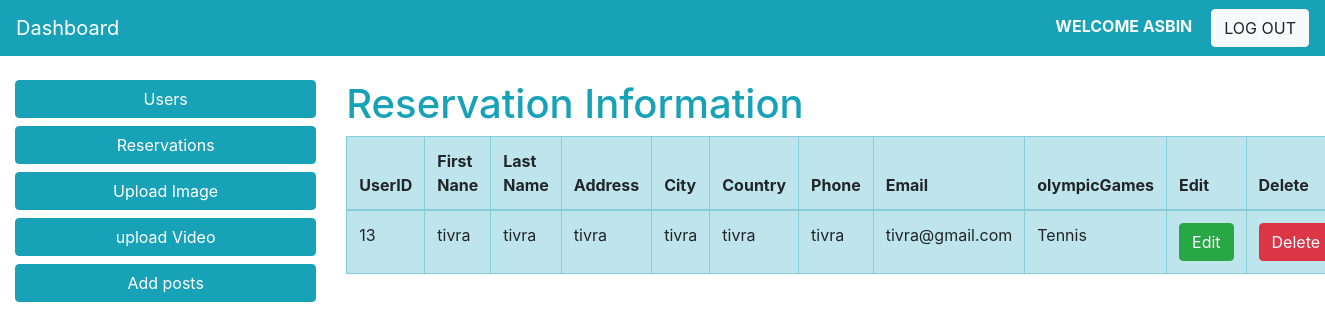
Screenshot of /admin/reservation.php (signed in) with the database file from the repository.
### tables this page shows
CREATE TABLE `reservation` (
  `id` int(10) NOT NULL,
  `first_name` varchar(50) NOT NULL,
  `last_name` varchar(50) NOT NULL,
  `address` varchar(100) NOT NULL,
  `city` varchar(50) NOT NULL,
  `country` varchar(50) NOT NULL,
  `phone` varchar(50) NOT NULL,
  `email` varchar(50) NOT NULL,
  `olympicGames` varchar(50) NOT NULL
);

### admin/reservation.php (the view, shortened to what this page needs)
<?php
if (!isset($_SESSION['username'])) {
    header("location:index.php");
} else {
    ?>
    <!doctype html>
    <html lang="en">
    <head>
        <link rel="stylesheet" href="https://stackpath.bootstrapcdn.com/bootstrap/4.3.1/css/bootstrap.min.css"
>
    </head>
    <body>
        <nav class="navbar navbar-expand-sm navbar-dark bg-info">
            <a class="navbar-brand" href="main.php">Dashboard</a>
            <div class="collapse navbar-collapse" id="collapsibleNavId">
                <ul class="form-inline my-2 my-lg-0">
                    <strong class="text text-light text-uppercase">Welcome
                        <?php echo $_SESSION['username']; ?> &nbsp &nbsp
                        <a href="logout.php" class="btn btn-light">Log out </a>
                    </strong>
                </ul>
            </div>
        </nav>
        <div class="container-fluid mt-4">
            <div class="row">
                <div class="col-md-3">
                <a href="users.php" class="btn btn-info btn-block">Users</a>
                    <a href="reservation.php" class="btn btn-info btn-block">Reservations</a>
                    <a href="upload-image.php" class="btn btn-info btn-block">Upload Image</a>
                    <a href="upload-video.php" class="btn btn-info btn-block">upload Video</a>
                    <a href="add-post.php" class="btn btn-info btn-block">Add posts</a>
                </div>
                <div class="col-md-9">
                    <h1 class="text-info">Reservation Information </h1>
                    <table class="table table-bordered table-info table-hover">
                        <thead>
                            <th>UserID</th>
                            <th>First Nane</th>
                            <th>Last Name</th>
                            <th>Address</th>
                            <th>City</th>
                            <th>Country</th>
                            <th>Phone</th>
                            <th>Email</th>
                            <th>olympicGames</th>
                            <th>Edit</th>
                            <th>Delete</th>
                        </thead>
                        <?php
                        include '../connection.php';
                        $query = "select * from reservation";
                        $run = mysqli_query($conn, $query);
                        while ($row = mysqli_fetch_array($run)) {
                            $a = $row['id'];
                            $b = $row['first_name'];
                            $c = $row['last_name'];
                            $d = $row['address'];
                            $e = $row['city'];
                            $f = $row['country'];
                            $g = $row['phone'];
                            $h = $row['email'];
                            $i = $row['olympicGames'];
                            ?>
                            <tbody>
                                <td>
                                    <?php echo $a; ?>
                                </td>
                                <td>
                                    <?php echo $b; ?>
                                </td>
                                <td>
                                    <?php echo $c; ?>
                                </td>
                                <td>
                                    <?php echo $d; ?>
                                </td>
                                <td>
                                    <?php echo $e; ?>
                                </td>
                                <td>
                                    <?php echo $f; ?>
                                </td>
                                <td>
                                    <?php echo $g; ?>
                                </td>
                                <td>
                                    <?php echo $h; ?>
                                </td>
                                <td>
                                    <?php echo $i; ?>
                                </td>
                                <td>
                                <a href="edit_reservation.php?id=<?php echo $a; ?>&fname=<?php echo $b; ?>&lname=<?php echo $c; ?>&address=<?php echo $d; ?>&city=<?php echo $e; ?>&country=<?php echo $f; ?>&phone=<?php echo $g; ?>&email=<?php echo $h; ?>&booking=<?php echo $i; ?>" class="btn btn-success">Edit</a>
                                </td>
                                <td>
                                    <a href="delete-reservation.php?id=<?php echo $a; ?>" class="btn btn-danger">Delete</a>
                                </td>
                            </tbody>
                        <?php } ?>
                    </table>
                </div>
            </div>
        </div>
    </body>
    </html>
    <?php
}
?>

### rows the page displays
reservation: id "13", first_name "tivra", last_name "tivra", address "tivra", city "tivra", country "tivra", phone "tivra", email "tivra@gmail.com", olympicGames "Tennis"

### other values shown
$_SESSION['username'] "ASBIN"
